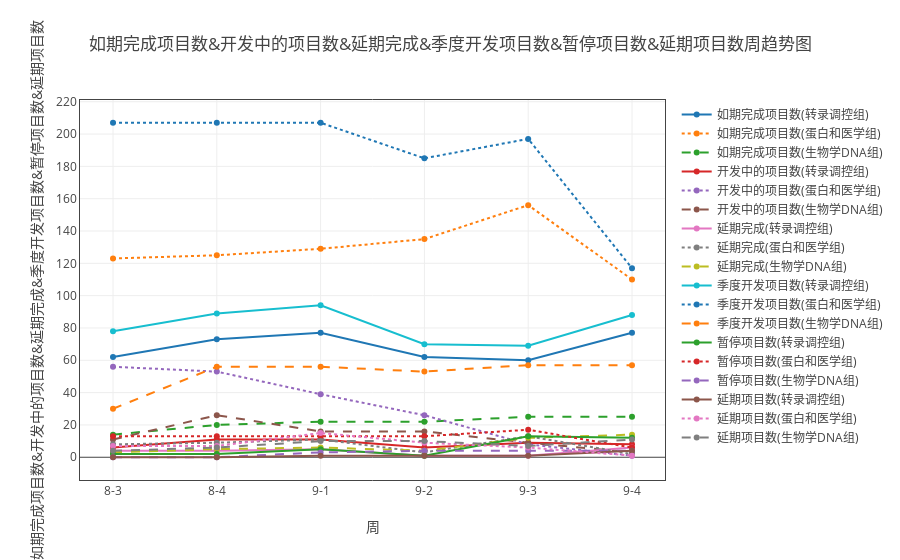

This figure's notebook cell:
### Markdown cell above
#### 季度开发项目数、如期完成项目数、延期完成、开发中的项目数、延期项目数和暂停项目数

### Code cell
ss=myModule.format(all_dict ,"日期" ,['季度开发项目数', '如期完成项目数', '延期完成', '开发中的项目数', '延期项目数', '暂停项目数'])
ss.add_group('组别')
tt = myModule.myPlot(ss.groupby('sum'))
tt.plot('line')

### Figure 1 — Plotly figure (JSON) as saved in the notebook; plotly's stock layout.template omitted (floating-point values rounded to 4 significant figures)
{"data": [{"line": {"dash": "solid"}, "name": "如期完成项目数(转录调控组)", "type": "scatter", "uid": "47a9ea10-cb6f-11e8-ac57-509a4c0f1ffc", "x": ["8-3", "8-4", "9-1", "9-2", "9-3", "9-4"], "y": [62, 73, 77, 62, 60, 77]}, {"line": {"dash": "dot"}, "name": "如期完成项目数(蛋白和医学组)", "type": "scatter", "uid": "47a9ea11-cb6f-11e8-888b-509a4c0f1ffc", "x": ["8-3", "8-4", "9-1", "9-2", "9-3", "9-4"], "y": [123, 125, 129, 135, 156, 110]}, {"line": {"dash": "dash"}, "name": "如期完成项目数(生物学DNA组)", "type": "scatter", "uid": "47a9ea12-cb6f-11e8-8f2a-509a4c0f1ffc", "x": ["8-3", "8-4", "9-1", "9-2", "9-3", "9-4"], "y": [14, 20, 22, 22, 25, 25]}, {"line": {"dash": "solid"}, "name": "开发中的项目数(转录调控组)", "type": "scatter", "uid": "47a9ea13-cb6f-11e8-81d8-509a4c0f1ffc", "x": ["8-3", "8-4", "9-1", "9-2", "9-3", "9-4"], "y": [6, 11, 11, 6, 9, 8]}, {"line": {"dash": "dot"}, "name": "开发中的项目数(蛋白和医学组)", "type": "scatter", "uid": "47a9ea14-cb6f-11e8-b156-509a4c0f1ffc", "x": ["8-3", "8-4", "9-1", "9-2", "9-3", "9-4"], "y": [56, 53, 39, 26, 8, 1]}, {"line": {"dash": "dash"}, "name": "开发中的项目数(生物学DNA组)", "type": "scatter", "uid": "47a9ea15-cb6f-11e8-9843-509a4c0f1ffc", "x": ["8-3", "8-4", "9-1", "9-2", "9-3", "9-4"], "y": [11, 26, 16, 16, 9, 3]}, {"line": {"dash": "solid"}, "name": "延期完成(转录调控组)", "type": "scatter", "uid": "47a9ea16-cb6f-11e8-86d3-509a4c0f1ffc", "x": ["8-3", "8-4", "9-1", "9-2", "9-3", "9-4"], "y": [4, 4, 5, 1, 1, 6]}, {"line": {"dash": "dot"}, "name": "延期完成(蛋白和医学组)", "type": "scatter", "uid": "47a9ea17-cb6f-11e8-b56f-509a4c0f1ffc", "x": ["8-3", "8-4", "9-1", "9-2", "9-3", "9-4"], "y": [8, 9, 11, 3, 13, 2]}, {"line": {"dash": "dash"}, "name": "延期完成(生物学DNA组)", "type": "scatter", "uid": "47a9ea18-cb6f-11e8-afad-509a4c0f1ffc", "x": ["8-3", "8-4", "9-1", "9-2", "9-3", "9-4"], "y": [3, 5, 6, 4, 12, 14]}, {"line": {"dash": "solid"}, "name": "季度开发项目数(转录调控组)", "type": "scatter", "uid": "47a9ea19-cb6f-11e8-b690-509a4c0f1ffc", "x": ["8-3", "8-4", "9-1", "9-2", "9-3", "9-4"], "y": [78, 89, 94, 70, 69, 88]}, {"line": {"dash": "dot"}, "name": "季度开发项目数(蛋白和医学组)", "type": "scatter", "uid": "47a9ea1a-cb6f-11e8-b184-509a4c0f1ffc", "x": ["8-3", "8-4", "9-1", "9-2", "9-3", "9-4"], "y": [207, 207, 207, 185, 197, 117]}, {"line": {"dash": "dash"}, "name": "季度开发项目数(生物学DNA组)", "type": "scatter", "uid": "47a9ea1b-cb6f-11e8-b9dc-509a4c0f1ffc", "x": ["8-3", "8-4", "9-1", "9-2", "9-3", "9-4"], "y": [30, 56, 56, 53, 57, 57]}, {"line": {"dash": "solid"}, "name": "暂停项目数(转录调控组)", "type": "scatter", "uid": "47a9ea1c-cb6f-11e8-b234-509a4c0f1ffc", "x": ["8-3", "8-4", "9-1", "9-2", "9-3", "9-4"], "y": [2, 2, 5, 1, 13, 12]}, {"line": {"dash": "dot"}, "name": "暂停项目数(蛋白和医学组)", "type": "scatter", "uid": "47a9ea1d-cb6f-11e8-b576-509a4c0f1ffc", "x": ["8-3", "8-4", "9-1", "9-2", "9-3", "9-4"], "y": [13, 13, 13, 13, 17, 6]}, {"line": {"dash": "dash"}, "name": "暂停项目数(生物学DNA组)", "type": "scatter", "uid": "47a9ea1e-cb6f-11e8-9ba3-509a4c0f1ffc", "x": ["8-3", "8-4", "9-1", "9-2", "9-3", "9-4"], "y": [0, 0, 3, 4, 4, 4]}, {"line": {"dash": "solid"}, "name": "延期项目数(转录调控组)", "type": "scatter", "uid": "47a9ea1f-cb6f-11e8-809e-509a4c0f1ffc", "x": ["8-3", "8-4", "9-1", "9-2", "9-3", "9-4"], "y": [0, 0, 1, 1, 1, 4]}, {"line": {"dash": "dot"}, "name": "延期项目数(蛋白和医学组)", "type": "scatter", "uid": "47a9ea20-cb6f-11e8-9b68-509a4c0f1ffc", "x": ["8-3", "8-4", "9-1", "9-2", "9-3", "9-4"], "y": [7, 7, 15, 9, 6, 1]}, {"line": {"dash": "dash"}, "name": "延期项目数(生物学DNA组)", "type": "scatter", "uid": "47a9ea21-cb6f-11e8-889a-509a4c0f1ffc", "x": ["8-3", "8-4", "9-1", "9-2", "9-3", "9-4"], "y": [4, 6, 10, 10, 7, 11]}], "layout": {"title": "如期完成项目数&开发中的项目数&延期完成&季度开发项目数&暂停项目数&延期项目数周趋势图", "xaxis": {"mirror": "all", "nticks": 20, "showgrid": true, "showline": true, "title": "周", "zeroline": true}, "yaxis": {"mirror": "all", "nticks": 20, "showgrid": true, "showline": true, "title": "如期完成项目数&开发中的项目数&延期完成&季度开发项目数&暂停项目数&延期项目数", "zeroline": true}}}
